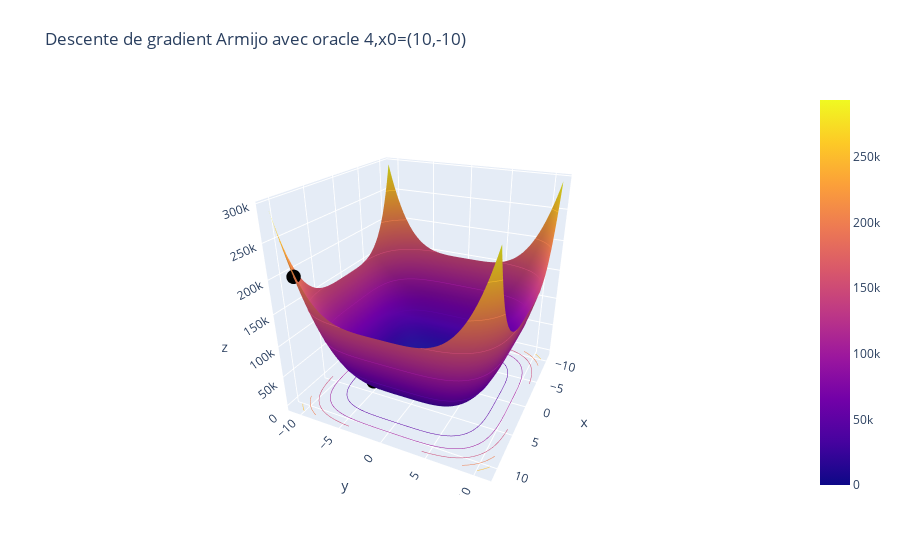

Notebook cell for this chart:
### Code cell
visualisation(oracle_4,-11,11,np.array(Listes["Armijo,oracle 4"]),'Descente de gradient Armijo avec oracle 4,x0=(10,-10)')
